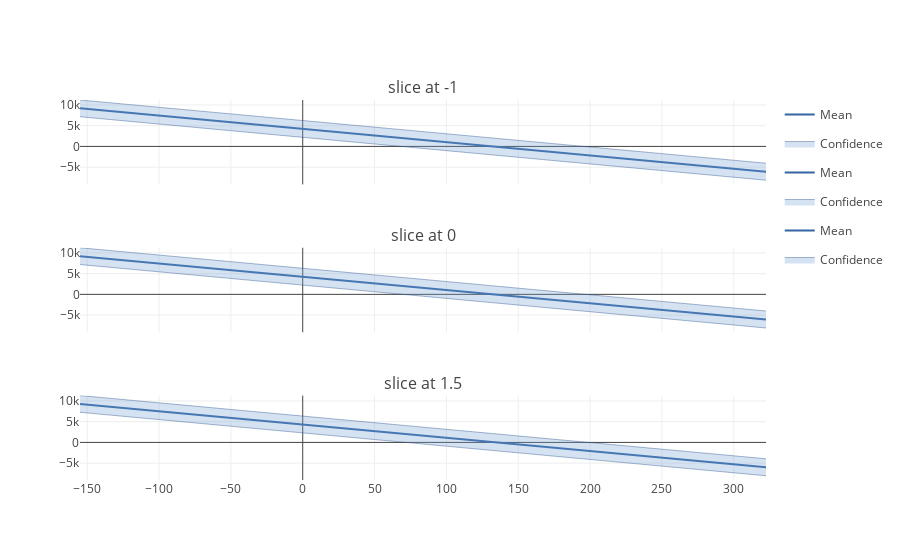

Here is the notebook cell this chart was saved with:
### Code cell
slices = [-1, 0, 1.5]
figure = GPy.plotting.plotting_library().figure(3, 1, 
                        shared_xaxes=True,
                        subplot_titles=('slice at -1', 
                                        'slice at 0', 
                                        'slice at 1.5', 
                                        )
                            )
for i, y in zip(range(3), slices):
    canvas = m.plot(figure=figure, fixed_inputs=[(1,y)], row=(i+1), plot_data=False)
GPy.plotting.show(canvas, filename='basic_gp_regression_notebook_slicing')

### Figure 1 — Plotly figure (JSON) as saved in the notebook; plotly's stock layout.template omitted (floating-point values rounded to 4 significant figures; data arrays with more than 128 entries replaced by an {"elided": "..."} marker saying what was removed)
{"data": [{"line": {"color": "#3465a4", "width": 2}, "mode": "lines", "name": "Mean", "showlegend": true, "type": "scatter", "x": {"elided": "200 float values"}, "xaxis": "x1", "y": {"elided": "200 float values"}, "yaxis": "y1"}, {"fillcolor": "rgba(114, 159, 207, 0.3)", "legendgroup": "Confidence_fill_(1,1)", "line": {"color": "#204a87", "width": 0.4}, "mode": "lines", "name": "Confidence", "opacity": 0.3, "showlegend": false, "type": "scatter", "x": {"elided": "200 float values"}, "xaxis": "x1", "y": {"elided": "200 float values"}, "yaxis": "y1"}, {"fill": "tonextx", "fillcolor": "rgba(114, 159, 207, 0.3)", "legendgroup": "Confidence_fill_(1,1)", "line": {"color": "#204a87", "width": 0.4}, "mode": "lines", "name": "Confidence", "opacity": 0.3, "showlegend": true, "type": "scatter", "x": {"elided": "200 float values"}, "xaxis": "x1", "y": {"elided": "200 float values"}, "yaxis": "y1"}, {"line": {"color": "#3465a4", "width": 2}, "mode": "lines", "name": "Mean", "showlegend": true, "type": "scatter", "x": {"elided": "200 float values"}, "xaxis": "x1", "y": {"elided": "200 float values"}, "yaxis": "y2"}, {"fillcolor": "rgba(114, 159, 207, 0.3)", "legendgroup": "Confidence_fill_(2,1)", "line": {"color": "#204a87", "width": 0.4}, "mode": "lines", "name": "Confidence", "opacity": 0.3, "showlegend": false, "type": "scatter", "x": {"elided": "200 float values"}, "xaxis": "x1", "y": {"elided": "200 float values"}, "yaxis": "y2"}, {"fill": "tonextx", "fillcolor": "rgba(114, 159, 207, 0.3)", "legendgroup": "Confidence_fill_(2,1)", "line": {"color": "#204a87", "width": 0.4}, "mode": "lines", "name": "Confidence", "opacity": 0.3, "showlegend": true, "type": "scatter", "x": {"elided": "200 float values"}, "xaxis": "x1", "y": {"elided": "200 float values"}, "yaxis": "y2"}, {"line": {"color": "#3465a4", "width": 2}, "mode": "lines", "name": "Mean", "showlegend": true, "type": "scatter", "x": {"elided": "200 float values"}, "xaxis": "x1", "y": {"elided": "200 float values"}, "yaxis": "y3"}, {"fillcolor": "rgba(114, 159, 207, 0.3)", "legendgroup": "Confidence_fill_(3,1)", "line": {"color": "#204a87", "width": 0.4}, "mode": "lines", "name": "Confidence", "opacity": 0.3, "showlegend": false, "type": "scatter", "x": {"elided": "200 float values"}, "xaxis": "x1", "y": {"elided": "200 float values"}, "yaxis": "y3"}, {"fill": "tonextx", "fillcolor": "rgba(114, 159, 207, 0.3)", "legendgroup": "Confidence_fill_(3,1)", "line": {"color": "#204a87", "width": 0.4}, "mode": "lines", "name": "Confidence", "opacity": 0.3, "showlegend": true, "type": "scatter", "x": {"elided": "200 float values"}, "xaxis": "x1", "y": {"elided": "200 float values"}, "yaxis": "y3"}], "layout": {"annotations": [{"font": {"size": 16}, "showarrow": false, "text": "slice at -1", "x": 0.5, "xanchor": "center", "xref": "paper", "y": 1, "yanchor": "bottom", "yref": "paper"}, {"font": {"size": 16}, "showarrow": false, "text": "slice at 0", "x": 0.5, "xanchor": "center", "xref": "paper", "y": 0.6111, "yanchor": "bottom", "yref": "paper"}, {"font": {"size": 16}, "showarrow": false, "text": "slice at 1.5", "x": 0.5, "xanchor": "center", "xref": "paper", "y": 0.2222, "yanchor": "bottom", "yref": "paper"}], "showlegend": true, "xaxis1": {"anchor": "y3", "domain": [0, 1]}, "yaxis1": {"anchor": "free", "domain": [0.7778, 1], "position": 0}, "yaxis2": {"anchor": "free", "domain": [0.3889, 0.6111], "position": 0}, "yaxis3": {"anchor": "x1", "domain": [0, 0.2222]}}}
